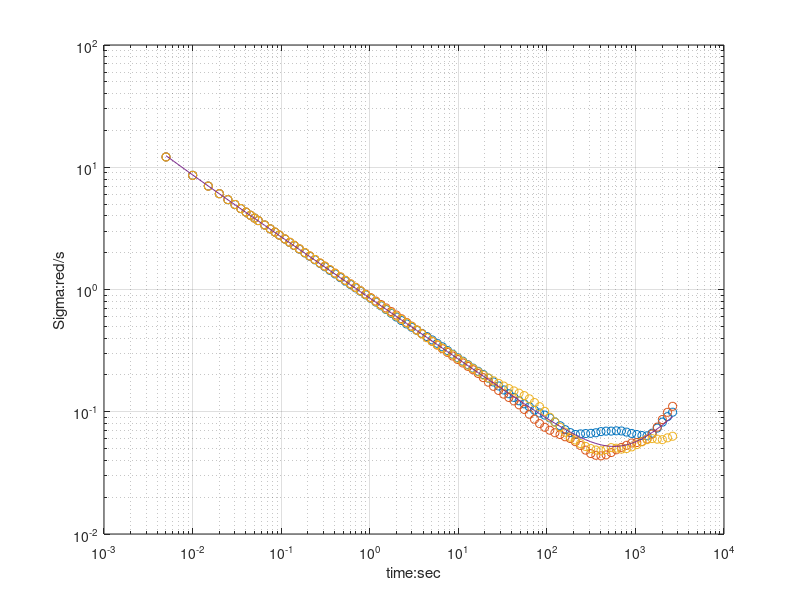
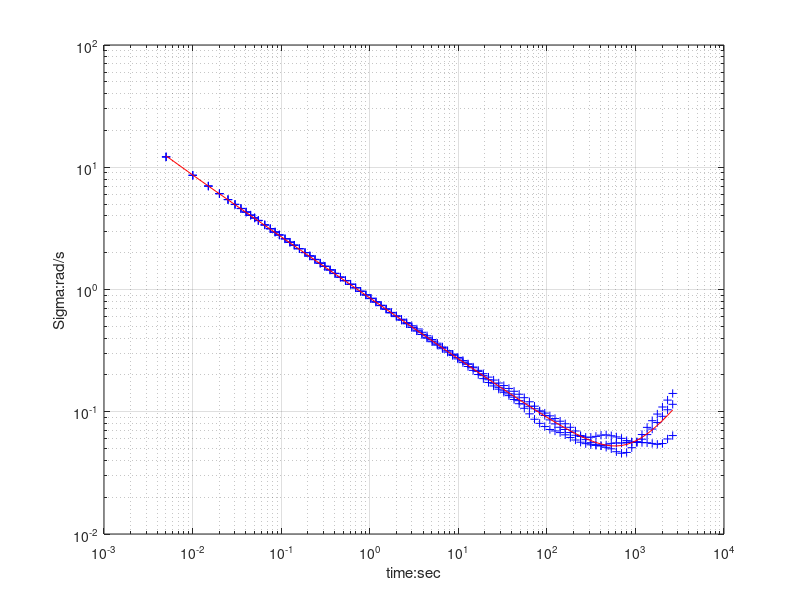

Here is the MATLAB script that generated these plots, in order:
clear 
close all




dt = dlmread('./data_imu_sim1_gyr_t.txt');         
data_x = dlmread('./data_imu_sim1_gyr_x.txt'); 
data_y= dlmread('./data_imu_sim1_gyr_y.txt'); 
data_z = dlmread('./data_imu_sim1_gyr_z.txt'); 
data_draw=[data_x data_y data_z] ;
data_draw = data_draw/3600.0;

data_sim_x= dlmread('./data_imu_sim1_sim_gyr_x.txt'); 
data_sim_y= dlmread('./data_imu_sim1_sim_gyr_y.txt'); 
data_sim_z= dlmread('./data_imu_sim1_sim_gyr_z.txt'); 
data_sim_draw= (data_sim_x + data_sim_y+ data_sim_z)/3;
data_sim_draw = data_sim_draw/3600.0;


figure
loglog(dt, data_draw , 'o');
% loglog(dt, data_sim_draw , '-');
xlabel('time:sec');                
ylabel('Sigma:red/s');             
% legend('x','y','z');      
grid on;                           
hold on;                           
loglog(dt, data_sim_draw , '-');





dt = dlmread('./data_imu_sim2_gyr_t.txt');         
data_x = dlmread('./data_imu_sim2_gyr_x.txt'); 
data_y= dlmread('./data_imu_sim2_gyr_y.txt'); 
data_z = dlmread('./data_imu_sim2_gyr_z.txt'); 
data_draw=[data_x data_y data_z] ;
data_draw = data_draw/3600.0;

data_sim_x= dlmread('./data_imu_sim2_sim_gyr_x.txt'); 
data_sim_y= dlmread('./data_imu_sim2_sim_gyr_y.txt'); 
data_sim_z= dlmread('./data_imu_sim2_sim_gyr_z.txt'); 
data_sim_draw= (data_sim_x + data_sim_y+ data_sim_z)/3;
data_sim_draw = data_sim_draw/3600.0;


figure
loglog(dt, data_draw , 'b+');
% loglog(dt, data_sim_draw , 'o');
xlabel('time:sec');                
ylabel('Sigma:rad/s');             
% legend('x','y','z');      
grid on;                           
hold on;                           
loglog(dt, data_sim_draw , 'r-');
